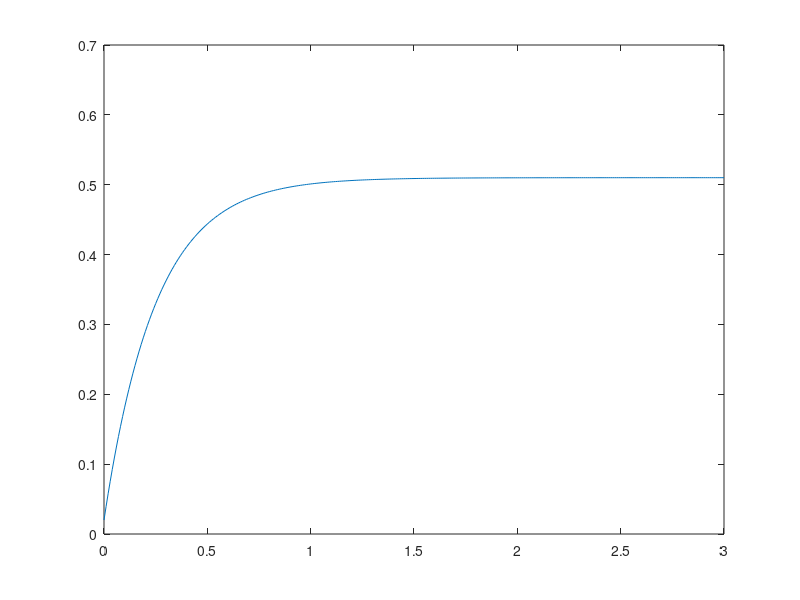

MATLAB code for this plot:
clc               % Limpa a janela de comandos do Octave
clear             % Apaga todas as variáveis salvas na memória
close all         % Fecha todas as janelas de gráficos abertas

tempo_total = 3;
t_amos = 0.01;

t = 0 : t_amos : tempo_total;

N = length(t);

h = 2 * exp(t.*-4);

u = ones(1, N); % Cria o vetor 'u' dinamicamente com o mesmo tamanho de 't'

y = zeros(1, N);

h_inv = zeros(1, N);

for i = 1: N
  h_inv(i) = h(N - i + 1);
end

for n = 1:N
    soma = 0;
    for k = 1:n
        % h_deslocado acessa h(n - k + 1) equivalendo a h(t - tau)
        soma = soma + h(n - k + 1) * u(k);
    end
    % Multiplica pelo passo de amostragem (t_amos) para aproximar a integral contínua
    y(n) = soma * t_amos;
end

##plot(t, h, t, u, 'm', t, h_inv, 'g');

plot(t, y);
